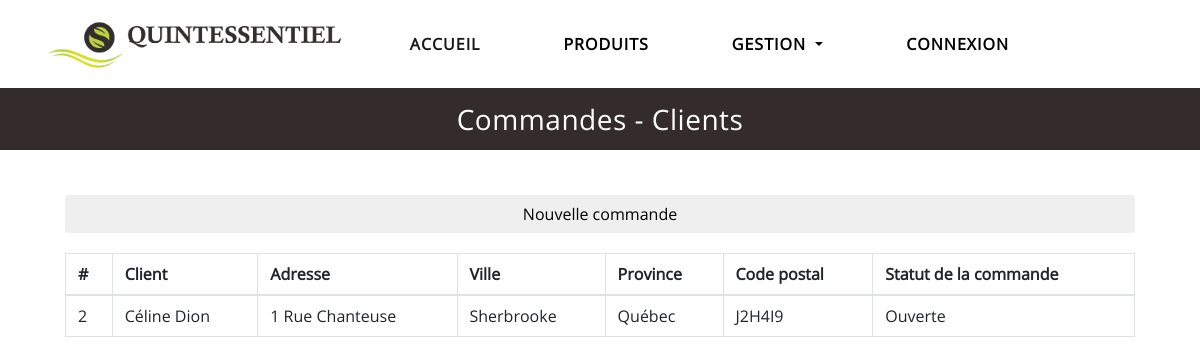
The app's page /order.php with its own data.
### tables this page shows
CREATE TABLE `order` (
	id_order INT NOT NULL AUTO_INCREMENT,
	id_client INT,
	id_user INT,
	id_state INT,
	id_method INT,
	tps DECIMAL(7,2) NOT NULL DEFAULT 0.00,
	tvq DECIMAL(7,2) NOT NULL DEFAULT 0.00,
	total DECIMAL(7,2) NOT NULL DEFAULT 0.00,
	PRIMARY KEY (id_order),
	FOREIGN KEY (id_user) REFERENCES user(id_user),
	FOREIGN KEY (id_client) REFERENCES client(id_client),
	FOREIGN KEY (id_state) REFERENCES state(id_state),
	FOREIGN KEY (id_method) REFERENCES shipping_method(id_method)
);

CREATE TABLE client (
	id_client INT NOT NULL AUTO_INCREMENT,
	name VARCHAR(255) NOT NULL,
	address VARCHAR(255) NOT NULL,
	city VARCHAR(100) NOT NULL,
	province VARCHAR(32) NOT NULL,
	postal_code VARCHAR(32) NOT NULL,
	PRIMARY KEY (id_client)
);

CREATE TABLE state (
	id_state INT NOT NULL AUTO_INCREMENT,
	name VARCHAR(255) NOT NULL,
	description TEXT,
	PRIMARY KEY (id_state)
);

### phpScripts/MgrDbConnection.php (called while the page is built, shortened)
<?php
class MgrDbConnection
{
    public function __construct($dbname, $username, $password, $err)
    {
        try {
            $this->dbConn = new PDO("mysql:host=localhost;dbname=" . $dbname. ";charset=utf8", $username, $password);
        } catch (PDOException $e) {
            throw new Exception("Error creating the DB Connection" . $e->getMessage());
        }
    }
}

### phpScripts/QueryEngine.php (called while the page is built, shortened)
<?php
require_once 'MgrDbConnection.php';
class QueryEngine
{
    private $db;
    public function __construct()
    {
        $this->db = new MgrDbConnection("quintessentieldb", "root", "", true);
    }
    public function executeQuery($queryString, $parametersMap=[])
    {
        $conn = $this->db->getDbConn();
        $query = $queryString;
        $loading = $conn->prepare($query);
        foreach ($parametersMap as $key => $value) {
            $loading->bindValue($key, $value);
        }
        try {
            if (!$loading->execute()) {
                throw new Exception("Error");
            } else {
                return $loading;
            }
        } catch (Exception $e) {
            return false;
        }
    }
}

### phpScripts/Order/MgrOrder.php (called while the page is built, shortened)
<?php
require_once __DIR__ . '/../QueryEngine.php';
require_once __DIR__ . '/Order.php';
class MgrOrder
{
    private $query_engine;
    public function __construct()
    {
        $this->query_engine = new QueryEngine();
    }
    public function getAllOrders()
    {
        $query = "SELECT `order`.`id_order`, `client`.`name` AS 'client_name', `client`.`address`, `client`.`city`, `client`.`province`,
				`client`.`postal_code`, `state`.`name` as 'state_name'
			FROM `order`
			INNER JOIN `state` ON `order`.id_state = `state`.id_state
			INNER JOIN `client` ON `client`.`id_client` = `order`.`id_client`
			WHERE `state`.name != 'Fermée'";
        $resultSet = $this->query_engine->executeQuery($query);
        return $resultSet;
    }
}

### phpScripts/Order/CtrlOrder.php (shortened to what this page needs)
<?php
require_once __DIR__ . '/MgrOrder.php';
require_once __DIR__ . '/Order.php';
class CtrlOrder
{
    private $mgrOrder;
    public function __construct()
    {
        $this->mgrOrder = new MgrOrder();
    }
    public function loadAllOrders()
    {
        $orders = $this->mgrOrder->getAllOrders();
        foreach ($orders as $row) {
            $element = "<tr class=\"order\">";
            $element .= "<td id=\"id-order-" . $row['id_order'] . "\">" . $row['id_order'] . "</td>";
            $element .= "<td id=\"client-name-" . $row['id_order'] . "\">" . $row['client_name'] . "</td>";
            $element .= "<td id=\"address-" . $row['id_order'] . "\">" . $row['address'] . "</td>";
            $element .= "<td id=\"city-" . $row['id_order'] . "\">" . $row['city'] . "</td>";
            $element .= "<td id=\"province-" . $row['id_order'] . "\">" . $row['province'] . "</td>";
            $element .= "<td id=\"postal_code-" . $row['id_order'] . "\">" . $row['postal_code'] . "</td>";
            $element .= "<td id=\"state-name-" . $row['id_order'] . "\">" . $row['state_name'] . "</td>";
            $element .= "</tr>";
            echo $element;
        }
    }
}
?>

### css/style_index.css (style rules this page uses)
html, body, div, span, applet, object, iframe, h1, h2, h3, h4, h5, h6, p, blockquote, pre, a, abbr, acronym, address, big, cite, code, del, dfn, em, img, ins, kbd, q, s, samp, small, strike, strong, sub, sup, tt, var, b, u, i, center, dl, dt, dd, ol, ul, li, fieldset, form, label, legend, table, caption, tbody, tfoot, thead, tr, th, td, article, aside, canvas, details, embed, figure, figcaption, footer, header, hgroup, menu, nav, output, ruby, section, summary, time, mark, audio, video { margin: 0; padding: 0; border: 0; vertical-align: baseline; }
article, aside, details, figcaption, figure, footer, header, hgroup, menu, nav, section { display: block; }
body { line-height: 1; }
ol, ul { list-style: none; }
* { box-sizing: border-box; }
body { font-family: 'OpenSans', Arial, Helvetica, sans-serif; padding:0; overflow-x: hidden; }
img { max-width: 100%; height: auto; }
.img-logo-nav { width: 350px; max-width: 100%; height: auto; display: block; margin: 5px 30px; }
.navbar-light { background-color: #fff !important; }
.navbar-nav { margin-right: 100px; padding:0; }
.navbar-light .navbar-nav .nav-link { margin-right: 50px; }
.navbar-light .navbar-nav .nav-link { padding-right: 25px; color: #000; text-transform: uppercase; letter-spacing: 1px; font-weight: 600; }

### records on screen
order: id_order "2", id_client.name "Céline Dion", id_client.address "1 Rue Chanteuse", id_client.city "Sherbrooke", id_client.province "Québec", id_client.postal_code "J2H4I9", id_state.name "Ouverte"
